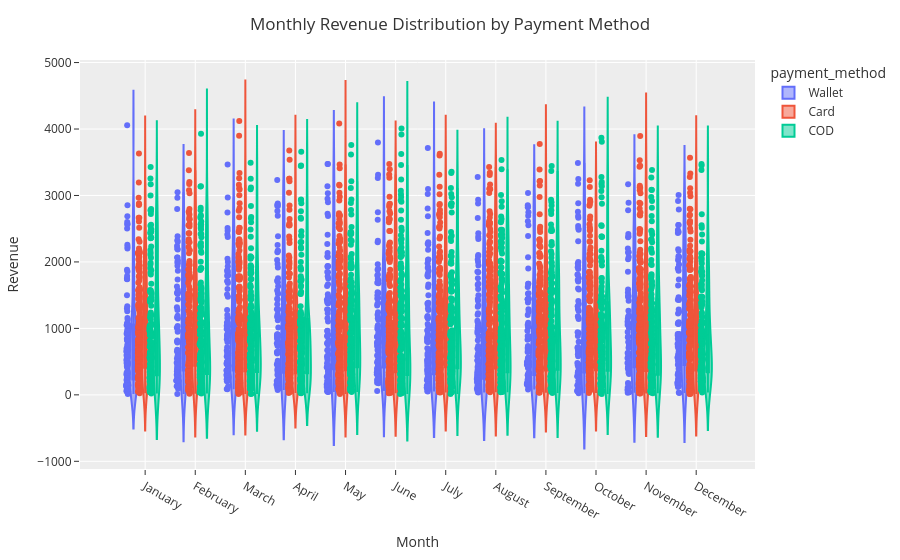

Write notebook code for a chart like this one.
### Code cell
fig = px.violin(
    df,
    x='month',
    y='revenue',
    color='payment_method',
    box=True,
    points='all',
    hover_data=['region', 'quantity', 'unit_price']
)

fig.update_layout(
    title='Monthly Revenue Distribution by Payment Method',
    template='ggplot2',
    xaxis_title='Month',
    yaxis_title='Revenue'
)

fig.update_traces(meanline_visible=True)

fig.show()

### Figure 1 — Plotly figure (JSON) as saved in the notebook; plotly's stock layout.template omitted (floating-point values rounded to 4 significant figures; data arrays with more than 128 entries replaced by an {"elided": "..."} marker saying what was removed)
{"data": [{"alignmentgroup": "True", "box": {"visible": true}, "customdata": {"elided": "956x3 mixed values"}, "hovertemplate": "payment_method=Wallet<br>month=%{x}<br>revenue=%{y}<br>region=%{customdata[0]}<br>quantity=%{customdata[1]}<br>unit_price=%{customdata[2]}<extra></extra>", "legendgroup": "Wallet", "marker": {"color": "#636efa"}, "meanline": {"visible": true}, "name": "Wallet", "offsetgroup": "Wallet", "orientation": "v", "points": "all", "scalegroup": "True", "showlegend": true, "type": "violin", "x": {"elided": "956 str values"}, "x0": " ", "xaxis": "x", "y": {"elided": "956 float values"}, "y0": " ", "yaxis": "y"}, {"alignmentgroup": "True", "box": {"visible": true}, "customdata": {"elided": "2270x3 mixed values"}, "hovertemplate": "payment_method=Card<br>month=%{x}<br>revenue=%{y}<br>region=%{customdata[0]}<br>quantity=%{customdata[1]}<br>unit_price=%{customdata[2]}<extra></extra>", "legendgroup": "Card", "marker": {"color": "#EF553B"}, "meanline": {"visible": true}, "name": "Card", "offsetgroup": "Card", "orientation": "v", "points": "all", "scalegroup": "True", "showlegend": true, "type": "violin", "x": {"elided": "2270 str values"}, "x0": " ", "xaxis": "x", "y": {"elided": "2270 float values"}, "y0": " ", "yaxis": "y"}, {"alignmentgroup": "True", "box": {"visible": true}, "customdata": {"elided": "1774x3 mixed values"}, "hovertemplate": "payment_method=COD<br>month=%{x}<br>revenue=%{y}<br>region=%{customdata[0]}<br>quantity=%{customdata[1]}<br>unit_price=%{customdata[2]}<extra></extra>", "legendgroup": "COD", "marker": {"color": "#00cc96"}, "meanline": {"visible": true}, "name": "COD", "offsetgroup": "COD", "orientation": "v", "points": "all", "scalegroup": "True", "showlegend": true, "type": "violin", "x": {"elided": "1774 str values"}, "x0": " ", "xaxis": "x", "y": {"elided": "1774 float values"}, "y0": " ", "yaxis": "y"}], "layout": {"legend": {"title": {"text": "payment_method"}, "tracegroupgap": 0}, "margin": {"t": 60}, "title": {"text": "Monthly Revenue Distribution by Payment Method"}, "violinmode": "group", "xaxis": {"anchor": "y", "domain": [0, 1], "title": {"text": "Month"}}, "yaxis": {"anchor": "x", "domain": [0, 1], "title": {"text": "Revenue"}}}}
